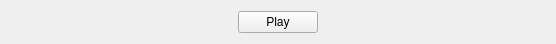
<?xml version="1.0" encoding="UTF-8"?>
<ui version="4.0">
 <class>PlaybackWidget</class>
 <widget class="QWidget" name="PlaybackWidget">
  <property name="geometry">
   <rect>
    <x>0</x>
    <y>0</y>
    <width>556</width>
    <height>44</height>
   </rect>
  </property>
  <property name="windowTitle">
   <string>Form</string>
  </property>
  <layout class="QHBoxLayout" name="horizontalLayout">
   <item>
    <widget class="QPushButton" name="btn_play">
     <property name="sizePolicy">
      <sizepolicy hsizetype="Maximum" vsizetype="Fixed">
       <horstretch>0</horstretch>
       <verstretch>0</verstretch>
      </sizepolicy>
     </property>
     <property name="text">
      <string>Play</string>
     </property>
    </widget>
   </item>
  </layout>
 </widget>
 <resources/>
 <connections/>
</ui>
